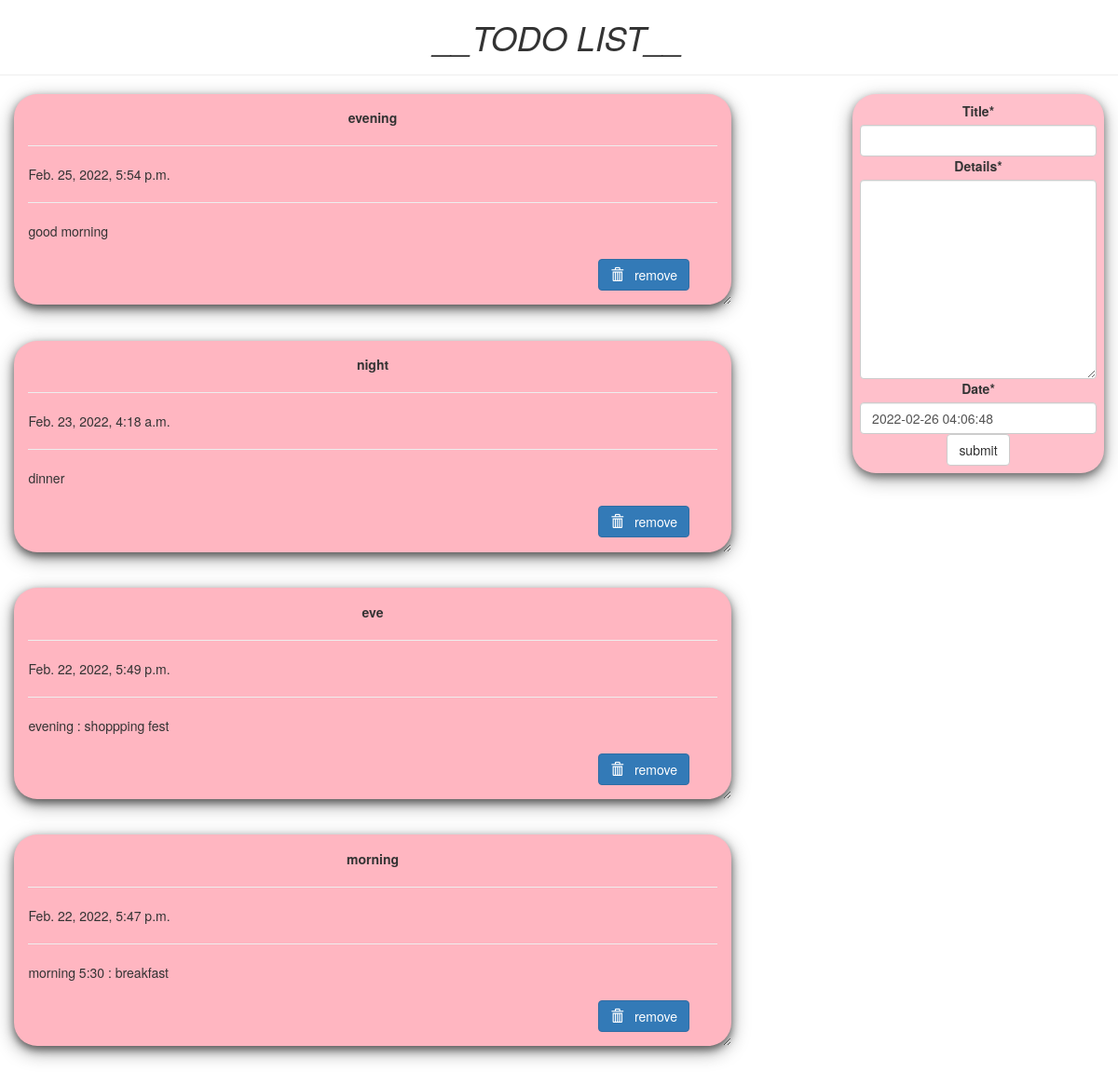
The page / on the database its author committed.
### todo/models.py (models this page shows, shortened)
class Todo(models.Model):
    title=models.CharField(max_length=100)
    details=models.TextField()
    date=models.DateTimeField(default=timezone.now)

### todo/views.py (the view)
# urls.py: path('', views.index, name="todo"),
def index(request):
	item_list = Todo.objects.order_by("-date")
	if request.method == "POST":
		form = TodoForm(request.POST)
		if form.is_valid():
			form.save()
			return redirect('todo')
	form = TodoForm()
	page = {
			"forms" : form,
			"list" : item_list,
			"title" : "TODO LIST",
		}
	return render(request, 'todo/index.html', page)

### todo/forms.py
class TodoForm(forms.ModelForm):
	class Meta:
		model = Todo
		fields="__all__"

### todo/templates/todo/index.html (shortened to what this page needs)
{% load crispy_forms_tags %}
<!DOCTYPE html>
<html lang="en" dir="ltr">
<head>
  <link rel="stylesheet" href="https://maxcdn.bootstrapcdn.com/bootstrap/3.3.7/css/bootstrap.min.css">
</head>
<body  class="container-fluid">
  <center class="row">
    <h1><i>__TODO LIST__</i></h1>
    <hr />
  </center>
  <div class="row">
    <div class="col-md-8">
      {% for i in list %}
      <div class="card">
        <center><b>{{i.title}}</b></center>
        <hr/>
        {{i.date}}
        <hr/>
        {{i.details}}
        <br />
        <br />
        <form action="/del/{{i.id}}" method="POST" style=" padding-right: 4%; padding-bottom: 3%;">
          <button value="remove" type="submit"  class="btn btn-primary" style="float: right;"><span class="glyphicon glyphicon-trash"></span> &nbsp; remove</button>
        </form>
      </div>
      {% endfor%}
    </div>
    <div class="col-md-1"> </div>
    <div class="col-md-3" >
      <div  class="submit_form">
      <form  method="POST">
        {{forms|crispy}}
        <center>
        <input type="submit" class="btn btn-default" value="submit" />
      </center>
      </form>
    </div>
  </div>
</div>
</body>
</html>

### todo/templates/todo/index.html (style rules this page uses)
.card { box-shadow: 0 4px 8px 0 rgba(0,0,0,0.5), 0 6px 20px 0 rgba(0,0,0,0.39); background: lightpink; margin-bottom : 5%; border-radius: 25px; padding : 2%; overflow: auto; resize: both; text-overflow: ellipsis; }
.submit_form { text-align: center; padding: 3%; background: pink; border-radius: 25px; box-shadow: 0 4px 8px 0 rgba(0,0,0,0.4), 0 6px 20px 0 rgba(0,0,0,0.36); }

### rows shown on the page
Todo: title "evening", date "Feb. 25, 2022, 5:54 p.m.", details "good morning"
Todo: title "night", date "Feb. 23, 2022, 4:18 a.m.", details "dinner"
Todo: title "eve", date "Feb. 22, 2022, 5:49 p.m.", details "evening : shoppping fest"
Todo: title "morning", date "Feb. 22, 2022, 5:47 p.m.", details "morning 5:30 : breakfast"
